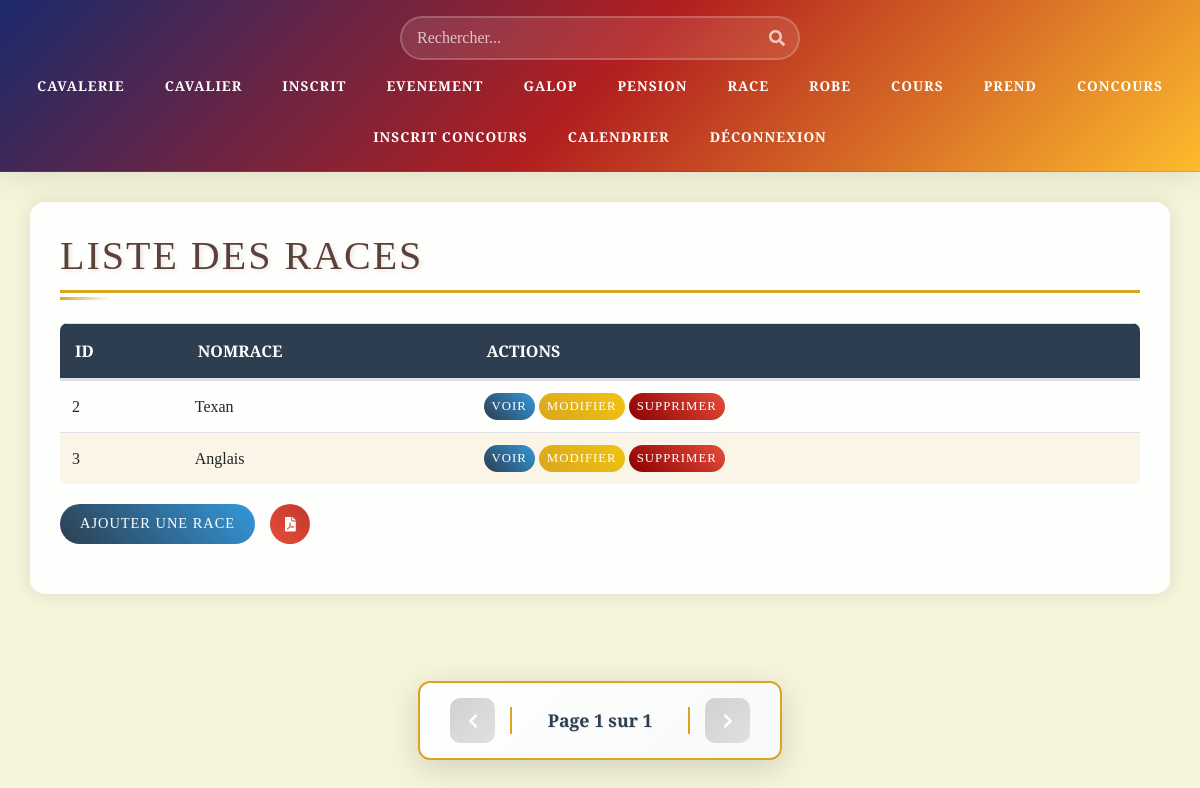
Screenshot of /Vue/vue_race.php with the database file from the repository.
### tables this page shows
CREATE TABLE `race` (
  `idRace` int(11) NOT NULL,
  `LibRace` varchar(30) NOT NULL,
  `Supprime` int(11) NOT NULL DEFAULT 0
);

### Class/class_race.php (called while the page is built, shortened)
<?php
class Race
{
    public function race_all(){
        $Con = connexionPDO();
        $SQL = "Select idRace,LibRace,Supprime from race where Supprime = 0";
        $req = $Con->prepare($SQL);
        $req->execute();
        $resultat = $req->fetchall(PDO::FETCH_ASSOC);
        return $resultat;
    }
}

### Vue/vue_race.php (the view, shortened to what this page needs)
<?php
require 'vue_header.php';
require_once __DIR__ . '/../Class/class_race.php';
?>
<!DOCTYPE html>
<html lang="fr">
<head>
    <link rel="stylesheet" href="https://stackpath.bootstrapcdn.com/bootstrap/4.4.1/css/bootstrap.min.css"
>
    <link rel="stylesheet" href="../Css/Css_header.css">
    <link rel="stylesheet" href="../Css/Css_vue.css">
</head>
<body>
    <main class="container">
        <div class="row">
            <section class = "col-12">
                <?php
                if(!empty($content)){
                    echo $content;
                } else {
                ?>
                <h1>Liste des Races</h1>
                <table class="table">
                    <thead>
                        <tr>
                            <th>Id</th>
                            <th>NomRace</th>
                            <th>Actions</th>
                        </tr>
                    </thead>
                    <tbody>
                        <?php
                        $race = new Race("","");
                        $allRace = $race->race_all();
                        foreach ($allRace as $ligne) {
                            ?>
                            <tr>
                                <td><?= $ligne['idRace']; ?></td>
                                <td><?= $ligne['LibRace']; ?></td>
                                <td><a href="vue_race.php?id=<?= $ligne['idRace']; ?>&action=Voir" class="btn btn-primary">Voir</a>
                                <a href="vue_race.php?id=<?= $ligne['idRace']; ?>&action=Modifier" class="btn btn-warning">Modifier</a>
                                <a href="vue_race.php?id=<?= $ligne['idRace']; ?>&action=Supprimer" class="btn btn-danger">Supprimer</a></td>
                            </tr>
                            <?php
                        }
                        ?>
                    </tbody>
                </table>
                <form method="get">
                <div class="action-buttons">
                        <form method="get" style="display: inline;">
                            <button type="submit" name="action" value="add" class="btn btn-primary">Ajouter une Race</button>
                        </form>
                        <a href="../Class/PDF/class_RacePDF.php" target="_blank" class="btn btn-pdf">
                            <i class="fas fa-file-pdf"></i>
                        </a>
                    </div>
                </form>
                <?php
            }
            ?>
        </section>
    </div>
</main>
</body>
</html>

### Css/Css_header.css (style rules this page uses)
:root { --header-bg: linear-gradient(135deg, #1a2a6c, #b21f1f, #fdbb2d); --nav-hover: rgba(255, 255, 255, 0.1); --text-color: #fff; --accent-color: #fdbb2d; --animation-speed: 0.3s; }
main { margin-top: 1rem; padding: 0 1rem; }

### Css/Css_vue.css (style rules this page uses)
:root { --primary-color: #2C3E50; --secondary-color: #8B4513; --accent-color: #DAA520; --light-color: #F5F5DC; --success-color: #2E7D32; --danger-color: #8B0000; --text-color: #1A1A1A; --bg-color: #F5F5DC; --card-bg: #FFFFFF; --table-stripe: rgba(218, 165, 32, 0.15); --table-hover: rgba(139, 69, 19, 0.2); --shadow-color: rgba(0, 0, 0, 0.15); --heading-color: #5D4037; --label-color: #2C3E50; }
body { background-color: var(--light-color); background-image: url('../images/texture-cuir.png'); font-family: 'Crimson Text', serif; }
h1 { color: var(--secondary-color); text-transform: uppercase; letter-spacing: 2px; border-bottom: 3px solid var(--accent-color); padding-bottom: 10px; margin-bottom: 30px; }
.container { background-color: rgba(255, 255, 255, 0.95); border-radius: 15px; box-shadow: 0 0 20px rgba(0, 0, 0, 0.1); padding: 30px; margin-top: 30px; }
.table { border-collapse: separate; border-spacing: 0; border-radius: 8px; overflow: hidden; }
.table thead { background-color: var(--primary-color); color: white; }
.table th { padding: 15px; font-weight: 600; text-transform: uppercase; }
.table td { padding: 12px; vertical-align: middle; }
.table tbody tr:nth-child(even) { background-color: rgba(218, 165, 32, 0.1); }
.btn { border-radius: 25px; padding: 8px 20px; transition: all 0.3s cubic-bezier(0.4, 0, 0.2, 1); text-transform: uppercase; font-size: 0.9rem; letter-spacing: 1px; position: relative; overflow: hidden; z-index: 1; }
.btn::before { content: ''; position: absolute; top: 0; left: 0; width: 0; height: 100%; background: rgba(255, 255, 255, 0.2); transition: all 0.3s ease; z-index: -1; }
.btn-primary { background: linear-gradient(45deg, var(--primary-color), #3498db); border: none; color: white; }
.btn-warning { background: linear-gradient(45deg, var(--accent-color), #f1c40f); border: none; color: white; }
.btn-danger { background: linear-gradient(45deg, var(--danger-color), #e74c3c); border: none; color: white; }
h1, h2, h3, h4, h5, h6 { position: relative; color: var(--heading-color); text-shadow: 2px 2px 4px rgba(0, 0, 0, 0.1); transition: all 0.3s ease; }
h1::after { content: ''; position: absolute; bottom: -10px; left: 0; width: 50px; height: 3px; background: linear-gradient(to right, var(--accent-color), transparent); transition: width 0.3s ease; }
a { position: relative; color: var(--primary-color); text-decoration: none; transition: all 0.3s ease; }
a::before { content: ''; position: absolute; bottom: -2px; left: 0; width: 0; height: 2px; background: var(--accent-color); transition: width 0.3s ease; }
.table td, .table th { transition: all 0.3s ease; }
.pagination-change { animation: pageChange 0.4s ease-out forwards; }
main { margin-bottom: 80px; }
.table td .btn { white-space: nowrap; padding: 4px 8px; font-size: 0.8rem; flex-shrink: 0; min-width: auto; margin: 0; }
.action-buttons { display: flex; align-items: center; gap: 15px; margin: 20px 0; }
.action-buttons .btn-primary { height: 40px; display: flex; align-items: center; padding: 0 20px; }
.btn-pdf { display: inline-flex; align-items: center; justify-content: center; width: 40px; height: 40px; background: linear-gradient(45deg, #e74c3c, #c0392b); color: white; border-radius: 50%; transition: all 0.3s ease; padding: 0; }

### rows the page displays
race: idRace "2", LibRace "Texan"
race: idRace "3", LibRace "Anglais"
